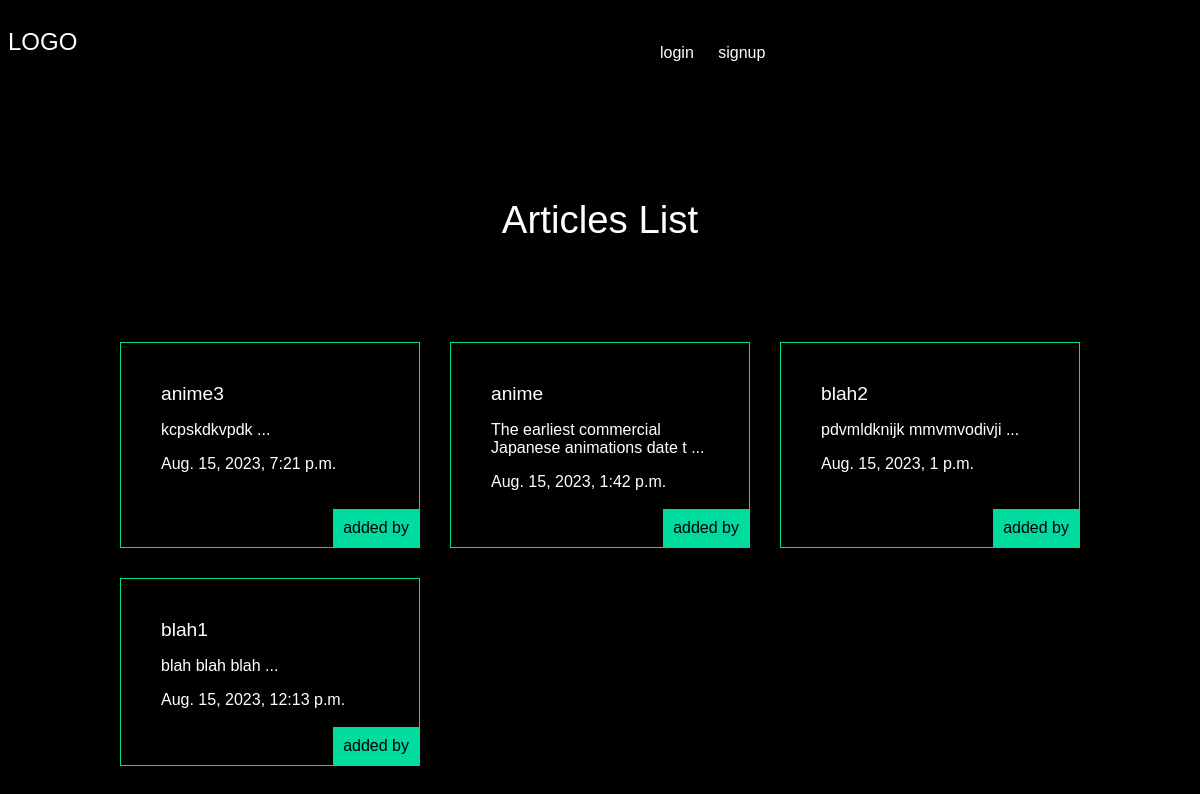
The app's page /articles/, older data.
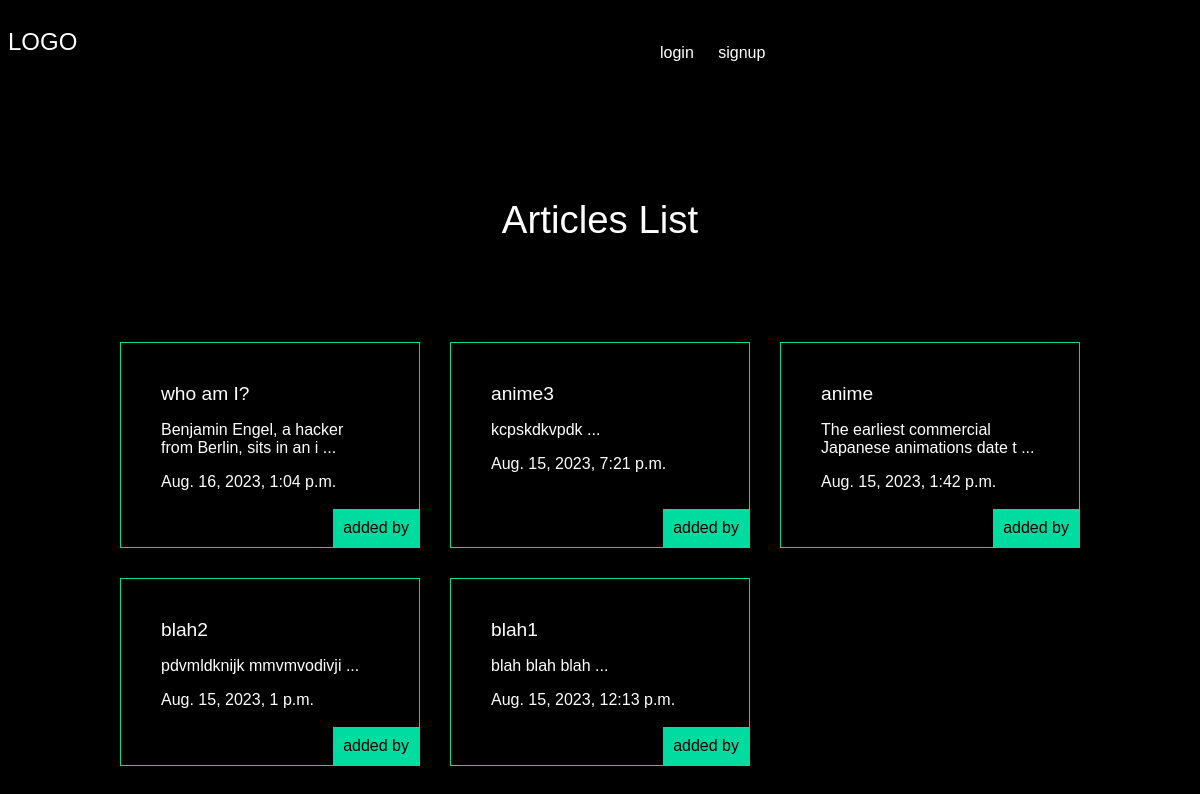
The same page, newer data.
### article/models.py (models this page shows, shortened)
class Articles(models.Model):
    title = models.CharField(max_length = 100)
    slug = models.SlugField()
    body = models.TextField()
    date = models.DateTimeField(auto_now_add= True)
    image = models.ImageField(default='default.jpg',blank=True)
    author = models.ForeignKey(User,default=None,on_delete=models.CASCADE)
    def snippet(self):
        return self.body[0:50] + ' ...'

### article/views.py (the view)
# urls.py: path('', views.articles_list, name="list"),
def articles_list(request):
    articles = models.Articles.objects.all().order_by('-date')
    args = {'articles':articles}
    return render(request, 'article/articleslist.html', args)

### article/templates/article/articleslist.html (shortened to what this page needs)
{% extends 'base.html' %}
{% block content %}
    <h1>Articles List</h1>
 <div class="articles">
    {% for article in articles %}
    <div class="article">
    <h2>
     <a href="{% url 'article:details' slug=article.slug %}">{{article.title}}</a></h2>
     <p>{{article.snippet}}</p>
     <p>{{article.date}}</p>
     <p class="author">added by {{article.author.username}}</p>
     </div>
    {% endfor %}
 </div>
{% endblock %}

### templates/base.html (shortened to what this page needs)
{% load static %}
<html lang="en" dir="ltr">
<head>
    <link rel="stylesheet" href="{% static 'style.css' %}">
</head>
<body>
    <header>
        <h2><a href="{% url 'article:list' %}">LOGO</a></h2>
    <nav>
        <ul>
            {% if user.is_authenticated %}
            <li>
                <form class="logout-link" action="{% url 'accounts:logout' %}" method="post">
                    {% csrf_token %}
                    <button type="submit">logout</button>
                </form>
            </li>
            <li><a class="highlight" href="{% url 'article:create' %}">creat your article</a>
            </li>
            {% else %}
            <li>
                <a href="{% url 'accounts:login' %}">login</a>
            </li>
            <li><a href="{% url 'accounts:signup' %}">signup</a></li>
            {% endif %}
        </ul>
    </nav>
    </header>
    <div class="wrapper">
        {% block content %}
    {% endblock %}
    </div>
</body>
</html>

### assets/style.css (style rules this page uses)
body { background-color: rgb(0 0 0); background-image: url(/static/stars.jpg); background-repeat:no-repeat-y; background-attachment: fixed; color: #fff; }
body { font-family:arial; }
h1,h2,h3,h4,h5,h6 { font-weight:normal; margin:0; }
a,a:hover,a:visited { color:#fff; text-decoration:none; }
.wrapper { max-width:960px; margin:0 auto; }
div.wrapper h1 { text-align:center; margin:100px auto; font-size:2.4em; }
header { display:grid; grid-template-columns:1fr 1fr; padding:20px 0; }
nav li { display:inline-block; margin-left:20px; }
.articles { display:grid; grid-template-columns:1fr 1fr 1fr; grid-gap:30px; }
.article { padding:10px; border:1px solid #00dba0; position:relative; padding:40px; }
.article h2 { font-size:1.2em; }
.article .author { padding:10px; background-color:#00dba0; position:absolute; right:0; bottom:0; margin:0; color:black; }

Row changes from the older to the newer data that the page shows:
added Articles: title "who am I?", snippet "Benjamin Engel, a hacker from Berlin, sits in an i ...", date "Aug. 16, 2023, 1:04 p.m."
